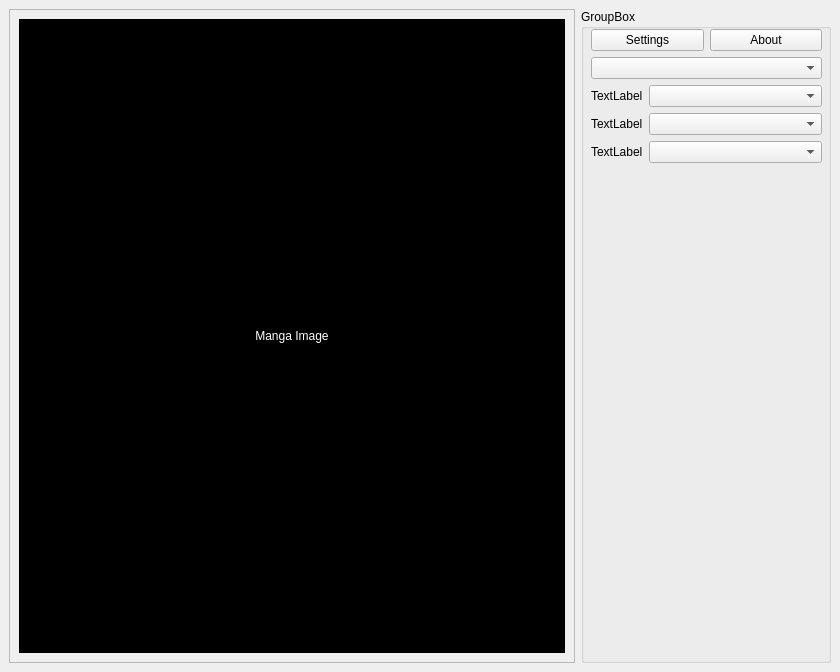
<?xml version="1.0" encoding="UTF-8"?>
<ui version="4.0">
 <class>MainWindow</class>
 <widget class="QMainWindow" name="MainWindow">
  <property name="geometry">
   <rect>
    <x>0</x>
    <y>0</y>
    <width>840</width>
    <height>672</height>
   </rect>
  </property>
  <property name="windowTitle">
   <string>PyMangaReader</string>
  </property>
  <widget class="QWidget" name="centralwidget">
   <layout class="QHBoxLayout" name="horizontalLayout">
    <property name="sizeConstraint">
     <enum>QLayout::SetDefaultConstraint</enum>
    </property>
    <item>
     <widget class="QScrollArea" name="scrollArea">
      <property name="widgetResizable">
       <bool>true</bool>
      </property>
      <widget class="QWidget" name="scrollAreaWidgetContents">
       <property name="geometry">
        <rect>
         <x>0</x>
         <y>0</y>
         <width>564</width>
         <height>652</height>
        </rect>
       </property>
       <layout class="QHBoxLayout" name="horizontalLayout_2">
        <item>
         <widget class="QLabel" name="manga_image_label">
          <property name="sizePolicy">
           <sizepolicy hsizetype="Ignored" vsizetype="Ignored">
            <horstretch>0</horstretch>
            <verstretch>0</verstretch>
           </sizepolicy>
          </property>
          <property name="styleSheet">
           <string notr="true">background-color: rgb(0, 0, 0);
color: rgb(255, 255, 255);</string>
          </property>
          <property name="text">
           <string>Manga Image</string>
          </property>
          <property name="alignment">
           <set>Qt::AlignCenter</set>
          </property>
         </widget>
        </item>
       </layout>
      </widget>
     </widget>
    </item>
    <item>
     <widget class="QGroupBox" name="groupBox">
      <property name="sizePolicy">
       <sizepolicy hsizetype="Preferred" vsizetype="Preferred">
        <horstretch>0</horstretch>
        <verstretch>0</verstretch>
       </sizepolicy>
      </property>
      <property name="minimumSize">
       <size>
        <width>250</width>
        <height>250</height>
       </size>
      </property>
      <property name="title">
       <string>GroupBox</string>
      </property>
      <widget class="QWidget" name="verticalLayoutWidget">
       <property name="geometry">
        <rect>
         <x>10</x>
         <y>20</y>
         <width>231</width>
         <height>621</height>
        </rect>
       </property>
       <layout class="QVBoxLayout" name="verticalLayout">
        <item>
         <layout class="QHBoxLayout" name="horizontalLayout_3">
          <item>
           <widget class="QPushButton" name="pushSettings">
            <property name="text">
             <string>Settings</string>
            </property>
           </widget>
          </item>
          <item>
           <widget class="QPushButton" name="pushAbout">
            <property name="text">
             <string>About</string>
            </property>
           </widget>
          </item>
         </layout>
        </item>
        <item>
         <layout class="QFormLayout" name="formLayout">
          <item row="1" column="0">
           <widget class="QLabel" name="volume_label">
            <property name="text">
             <string>TextLabel</string>
            </property>
           </widget>
          </item>
          <item row="2" column="0">
           <widget class="QLabel" name="chapter_label">
            <property name="text">
             <string>TextLabel</string>
            </property>
           </widget>
          </item>
          <item row="3" column="0">
           <widget class="QLabel" name="page_label">
            <property name="text">
             <string>TextLabel</string>
            </property>
           </widget>
          </item>
          <item row="0" column="0" colspan="2">
           <widget class="QComboBox" name="list_manga"/>
          </item>
          <item row="1" column="1">
           <widget class="QComboBox" name="list_volume"/>
          </item>
          <item row="2" column="1">
           <widget class="QComboBox" name="list_chapter"/>
          </item>
          <item row="3" column="1">
           <widget class="QComboBox" name="list_page"/>
          </item>
         </layout>
        </item>
        <item>
         <spacer name="verticalSpacer">
          <property name="orientation">
           <enum>Qt::Vertical</enum>
          </property>
          <property name="sizeHint" stdset="0">
           <size>
            <width>20</width>
            <height>40</height>
           </size>
          </property>
         </spacer>
        </item>
       </layout>
      </widget>
     </widget>
    </item>
   </layout>
  </widget>
 </widget>
 <resources/>
 <connections/>
</ui>
